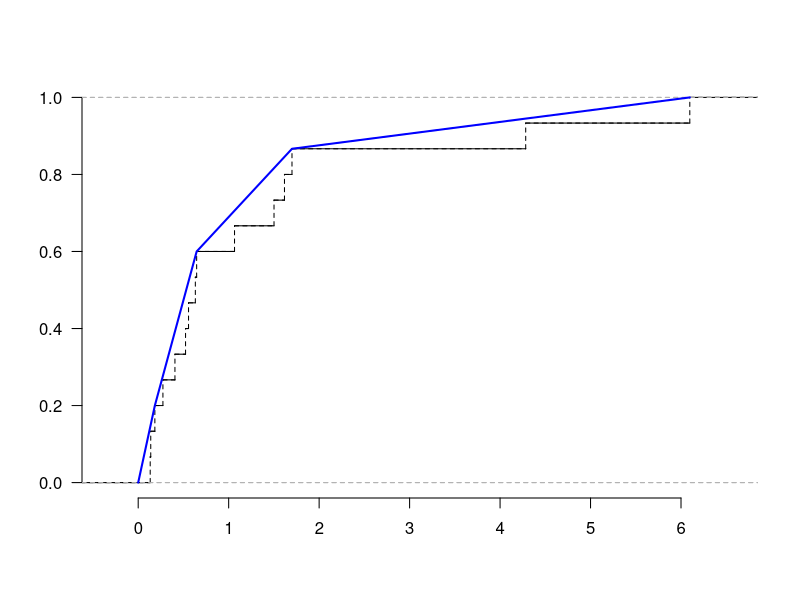
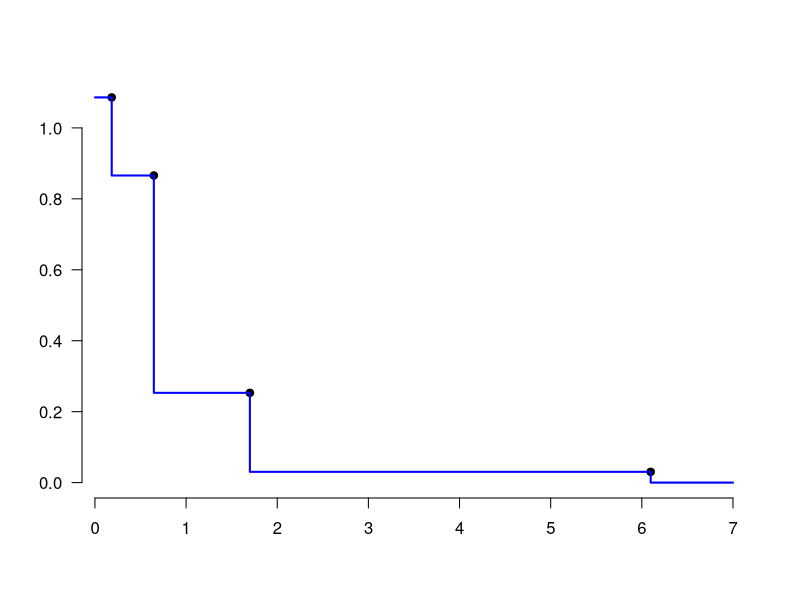

Here is the R script that generated these plots, in order:
#####
# Figure 2.4 in Nonparametric Estimation under Shape Constraints
# Piet Groeneboom and Geurt Jongbloed 
#####

concavemaj<-function(m,cumw,cs,y)
{
 	y[1] <- cs[1]/cumw[1]
 		
 	for (i in 2:m)
 	{
 		y[i] <- (cs[i]-cs[i-1])/(cumw[i]-cumw[i-1])
 		if (y[i-1]<y[i])
		{
			j<-i
			while (y[j-1] < y[i] && j>1)
			{
				j<-(j-1)
				if (j>1)
					y[i] <- (cs[i]-cs[j-1])/(cumw[i]-cumw[j-1])
				else
					y[i] <- cs[i]/cumw[i]
				for (n in j:(i-1))	y[n] <- y[i]
			}
		}
 	}
    return(y)
}

#n<-15
#x<-sort(rexp(n)), can be used to generate own data
x<-c(0.1327366, 0.1387036, 0.1841652, 0.2732703, 0.4060988, 0.5234132, 0.5563788,
0.6316339, 0.6461327, 1.0647460, 1.5012775, 1.6169203, 1.6999337, 4.2833256,
6.0971440) # the data used in the book
n<-length(x)

######
# The empirical cdf with its least concave majorant (a)
######

plot(ecdf(x),verticals=TRUE,do.p=FALSE,main="",xlab="",ylab="",bty="n",las=1,lty=2)
lines(ecdf(x),verticals=FALSE,do.p=FALSE)
y<-vector(length=n+1)
cumw<-x
cs<-seq(from=1/n, to=1,by=1/n)
y<-concavemaj(n,cumw,cs,y)
y[n+1]=0
cumy<-vector(length=n+1)
cumy[1]<-y[1]*x[1]
for (i in 2:(n+1))
 	cumy[i] <- cumy[i-1]+y[i]*(x[i]-x[i-1])
lines(c(0,x,7),c(0,cumy),lwd=2,col="blue")

######
# The resulting left continuous Grenander estimate (b)
######

j<-0
for (i in 1:n)
{
	if (y[i+1]<y[i])
		j<-j+1
}
m<-j
t<-vector(length=m)
u<-vector(length=m)
j<-0
for (i in 1:n)
{
	if (y[i+1]<y[i])
	{
		j<-j+1
		t[j]<-x[i]
		u[j]<-y[i]
	}
}


plot(c(x,7),y,main="",xlab="",ylab="",bty="n",type="n",las=1)
points(t,u,pch=19)
lines(c(0,x,7),c(y[1],y),lwd=2,type = "S",col="blue")




